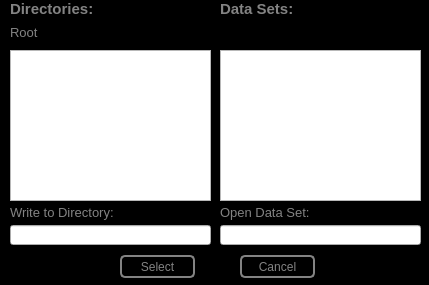
<?xml version="1.0" encoding="UTF-8"?>
<ui version="4.0">
 <class>Dialog</class>
 <widget class="QDialog" name="Dialog">
  <property name="geometry">
   <rect>
    <x>0</x>
    <y>0</y>
    <width>429</width>
    <height>285</height>
   </rect>
  </property>
  <property name="windowTitle">
   <string>Data Vault Explorer</string>
  </property>
  <property name="styleSheet">
   <string notr="true">#Dialog{
	background-color: rgb(0, 0, 0);}</string>
  </property>
  <widget class="QPushButton" name="select">
   <property name="geometry">
    <rect>
     <x>120</x>
     <y>255</y>
     <width>75</width>
     <height>23</height>
    </rect>
   </property>
   <property name="styleSheet">
    <string notr="true">QPushButton:pressed#select{
color: rgb(0,0,0);
background-color:rgb(131,131,131);
border: 1px solid rgb(0,0,0);
border-radius: 5px
}

QPushButton#select{
color: rgb(131,131,131);
background-color:rgb(0,0,0);
border: 2px solid  rgb(131,131,131);
border-radius: 5px
}</string>
   </property>
   <property name="text">
    <string>Select</string>
   </property>
  </widget>
  <widget class="QLabel" name="dirName">
   <property name="geometry">
    <rect>
     <x>10</x>
     <y>25</y>
     <width>120</width>
     <height>16</height>
    </rect>
   </property>
   <property name="text">
    <string>&lt;html&gt;&lt;head/&gt;&lt;body&gt;&lt;p&gt;&lt;span style=&quot; font-size:10pt; color:#838383;&quot;&gt;Root&lt;/span&gt;&lt;/p&gt;&lt;/body&gt;&lt;/html&gt;</string>
   </property>
  </widget>
  <widget class="QLabel" name="label">
   <property name="geometry">
    <rect>
     <x>10</x>
     <y>205</y>
     <width>106</width>
     <height>16</height>
    </rect>
   </property>
   <property name="text">
    <string>&lt;html&gt;&lt;head/&gt;&lt;body&gt;&lt;p&gt;&lt;span style=&quot; font-size:10pt; color:#838383;&quot;&gt;Write to Directory:&lt;/span&gt;&lt;/p&gt;&lt;/body&gt;&lt;/html&gt;</string>
   </property>
  </widget>
  <widget class="QPushButton" name="home">
   <property name="geometry">
    <rect>
     <x>165</x>
     <y>20</y>
     <width>23</width>
     <height>23</height>
    </rect>
   </property>
   <property name="toolTip">
    <string>Go to Root</string>
   </property>
   <property name="styleSheet">
    <string notr="true">#home{
image:url(:/nSOTScanner/Pictures/homeIcon.png);
background: black;
border: 0px solid rgb(95,107,166);
}

QPushButton:pressed#home{
image:url(:/nSOTScanner/Pictures/homeIcon.png);
background: black;
border: 2px solid white;
border-radius: 5px
}</string>
   </property>
   <property name="text">
    <string/>
   </property>
  </widget>
  <widget class="QLabel" name="Directories">
   <property name="geometry">
    <rect>
     <x>10</x>
     <y>0</y>
     <width>89</width>
     <height>18</height>
    </rect>
   </property>
   <property name="text">
    <string>&lt;html&gt;&lt;head/&gt;&lt;body&gt;&lt;p&gt;&lt;span style=&quot; font-size:11pt; font-weight:600; color:#838383;&quot;&gt;Directories:&lt;/span&gt;&lt;/p&gt;&lt;/body&gt;&lt;/html&gt;</string>
   </property>
  </widget>
  <widget class="QListWidget" name="dirList">
   <property name="geometry">
    <rect>
     <x>10</x>
     <y>50</y>
     <width>201</width>
     <height>151</height>
    </rect>
   </property>
  </widget>
  <widget class="QLabel" name="DataSets">
   <property name="geometry">
    <rect>
     <x>220</x>
     <y>0</y>
     <width>77</width>
     <height>18</height>
    </rect>
   </property>
   <property name="text">
    <string>&lt;html&gt;&lt;head/&gt;&lt;body&gt;&lt;p&gt;&lt;span style=&quot; font-size:11pt; font-weight:600; color:#838383;&quot;&gt;Data Sets:&lt;/span&gt;&lt;/p&gt;&lt;/body&gt;&lt;/html&gt;</string>
   </property>
  </widget>
  <widget class="QLineEdit" name="currentDir">
   <property name="enabled">
    <bool>true</bool>
   </property>
   <property name="geometry">
    <rect>
     <x>10</x>
     <y>225</y>
     <width>201</width>
     <height>20</height>
    </rect>
   </property>
   <property name="text">
    <string/>
   </property>
   <property name="placeholderText">
    <string/>
   </property>
  </widget>
  <widget class="QLabel" name="label_4">
   <property name="geometry">
    <rect>
     <x>340</x>
     <y>25</y>
     <width>47</width>
     <height>13</height>
    </rect>
   </property>
   <property name="text">
    <string>&lt;html&gt;&lt;head/&gt;&lt;body&gt;&lt;p&gt;🏠&lt;/p&gt;&lt;/body&gt;&lt;/html&gt;</string>
   </property>
  </widget>
  <widget class="QPushButton" name="back">
   <property name="geometry">
    <rect>
     <x>140</x>
     <y>20</y>
     <width>23</width>
     <height>23</height>
    </rect>
   </property>
   <property name="toolTip">
    <string>Back</string>
   </property>
   <property name="styleSheet">
    <string notr="true">#back{
image:url(:/nSOTScanner/Pictures/backIcon.png);
background: black;
border: 0px solid rgb(95,107,166);
}

QPushButton:pressed#back{
image:url(:/nSOTScanner/Pictures/backIcon.png);
background: black;
border: 2px solid white;
border-radius: 5px
}</string>
   </property>
   <property name="text">
    <string/>
   </property>
  </widget>
  <widget class="QListWidget" name="fileList">
   <property name="geometry">
    <rect>
     <x>220</x>
     <y>50</y>
     <width>201</width>
     <height>151</height>
    </rect>
   </property>
  </widget>
  <widget class="QLabel" name="label_2">
   <property name="geometry">
    <rect>
     <x>220</x>
     <y>205</y>
     <width>106</width>
     <height>16</height>
    </rect>
   </property>
   <property name="text">
    <string>&lt;html&gt;&lt;head/&gt;&lt;body&gt;&lt;p&gt;&lt;span style=&quot; font-size:10pt; color:#838383;&quot;&gt;Open Data Set:&lt;/span&gt;&lt;/p&gt;&lt;/body&gt;&lt;/html&gt;</string>
   </property>
  </widget>
  <widget class="QLineEdit" name="currentFile">
   <property name="enabled">
    <bool>true</bool>
   </property>
   <property name="geometry">
    <rect>
     <x>220</x>
     <y>225</y>
     <width>201</width>
     <height>20</height>
    </rect>
   </property>
  </widget>
  <widget class="QPushButton" name="cancelSelect">
   <property name="geometry">
    <rect>
     <x>240</x>
     <y>255</y>
     <width>75</width>
     <height>23</height>
    </rect>
   </property>
   <property name="styleSheet">
    <string notr="true">QPushButton:pressed#cancelSelect{
color: rgb(0,0,0);
background-color:rgb(131,131,131);
border: 1px solid rgb(0,0,0);
border-radius: 5px
}

QPushButton#cancelSelect{
color: rgb(131,131,131);
background-color:rgb(0,0,0);
border: 2px solid  rgb(131,131,131);
border-radius: 5px
}</string>
   </property>
   <property name="text">
    <string>Cancel</string>
   </property>
  </widget>
  <widget class="QPushButton" name="addDir">
   <property name="geometry">
    <rect>
     <x>190</x>
     <y>20</y>
     <width>23</width>
     <height>23</height>
    </rect>
   </property>
   <property name="toolTip">
    <string>Add Directory</string>
   </property>
   <property name="styleSheet">
    <string notr="true">#addDir{
image:url(:/nSOTScanner/Pictures/addPlotIcon.png);
background: black;
border: 0px solid rgb(95,107,166);
}

QPushButton:pressed#addDir{
image:url(:/nSOTScanner/Pictures/addPlotIcon.png);
background: black;
border: 2px solid white;
border-radius: 5px
}</string>
   </property>
   <property name="text">
    <string/>
   </property>
  </widget>
  <widget class="QPushButton" name="pushButton_dvexplorer_refresh">
   <property name="geometry">
    <rect>
     <x>115</x>
     <y>20</y>
     <width>23</width>
     <height>23</height>
    </rect>
   </property>
   <property name="toolTip">
    <string>Refresh</string>
   </property>
   <property name="styleSheet">
    <string notr="true">#pushButton_dvexplorer_refresh{
image:url(:/nSOTScanner/Pictures/refreshIcon.png);
background: black;
border: 0px solid rgb(95,107,166);
}

QPushButton:pressed#refresh{
image:url(:/nSOTScanner/Pictures/refreshIcon.png);
background: black;
border: 2px solid white;
border-radius: 5px
}</string>
   </property>
   <property name="text">
    <string/>
   </property>
  </widget>
 </widget>
 <resources/>
 <connections/>
</ui>
